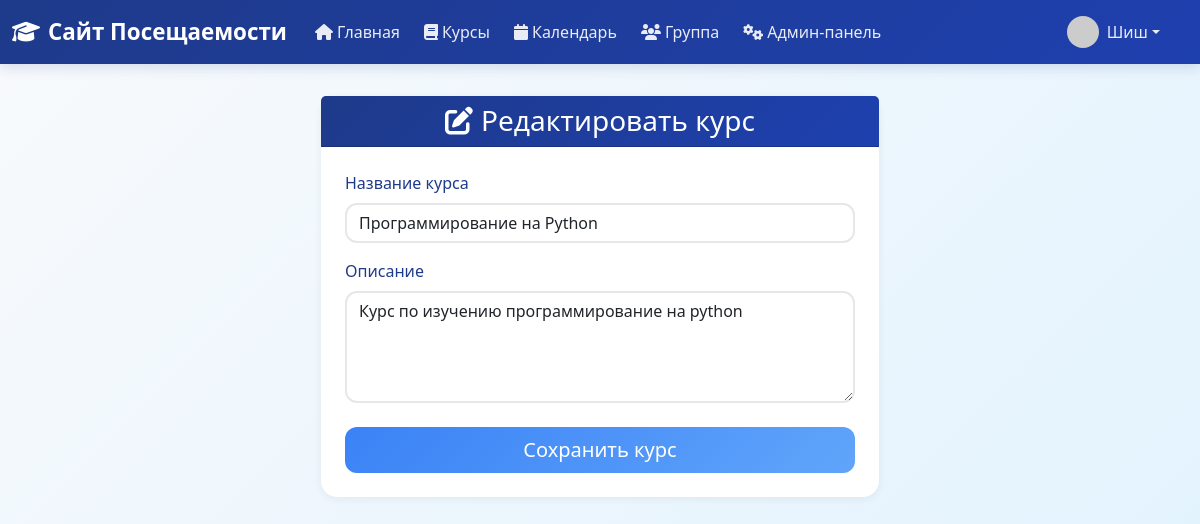
The page /edit_course/1 (signed in) on the database its author committed.
### app/models.py (models this page shows, shortened)
class User(UserMixin, db.Model):
    id: so.Mapped[int] = so.mapped_column(primary_key=True)
    username: so.Mapped[str] = so.mapped_column(sa.String(64), index=True, unique=True)
    email: so.Mapped[str] = so.mapped_column(sa.String(120), index=True, unique=True)
    password_hash: so.Mapped[Optional[str]] = so.mapped_column(sa.String(256))
    role: so.Mapped[str] = so.mapped_column(sa.String(20), default='student')
    about_me: so.Mapped[Optional[str]] = so.mapped_column(sa.String(140))
    last_seen: so.Mapped[Optional[datetime]] = so.mapped_column(default=lambda: datetime.now(timezone.utc))
    sent_messages: so.Mapped[List['Message']] = so.relationship(
        'Message',
        foreign_keys='Message.sender_id',
        back_populates='sender'
    )
    received_messages: so.Mapped[List['Message']] = so.relationship(
        'Message',
        foreign_keys='Message.recipient_id',
        back_populates='recipient'
    )
    teaching_courses: so.Mapped[List['Course']] = so.relationship(
        secondary=teacher_course_association,
        back_populates='teachers',
        collection_class=list
    )
    enrolled_courses: so.Mapped[List['Course']] = so.relationship(
        secondary=student_course_association,
        back_populates='students',
        collection_class=list,
        lazy='joined'
    )
    attendance_records: so.WriteOnlyMapped['AttendanceRecord'] = so.relationship(
        back_populates='student',
        cascade="all, delete-orphan"
    )
    news_posts: so.Mapped[List['News']] = so.relationship(
        back_populates='author',
        cascade="all, delete-orphan"
    )
    def avatar(self, size: int) -> str:
        digest = md5(self.email.lower().encode('utf-8')).hexdigest()
        return f'https://www.gravatar.com/avatar/{digest}?d=identicon&s={size}'
    def is_admin(self) -> bool:
        return self.role == 'admin'

class Course(db.Model):
    id: so.Mapped[int] = so.mapped_column(primary_key=True)
    name: so.Mapped[str] = so.mapped_column(sa.String(100), unique=True, index=True)
    description: so.Mapped[Optional[str]] = so.mapped_column(sa.String(256))
    is_favorite: so.Mapped[bool] = so.mapped_column(default=False)
    teachers: so.Mapped[List['User']] = so.relationship(
        secondary=teacher_course_association,
        back_populates='teaching_courses',
        collection_class=list
    )
    students: so.Mapped[List['User']] = so.relationship(
        secondary=student_course_association,
        back_populates='enrolled_courses',
        collection_class=list,
        lazy='joined'
    )
    attendance_records: so.WriteOnlyMapped['AttendanceRecord'] = so.relationship(
        back_populates='course',
        cascade="all, delete-orphan"
    )

### app/routes.py (the view)
@app.route('/edit_course/<int:course_id>', methods=['GET', 'POST'])
@login_required
def edit_course(course_id):
    course = db.get_or_404(Course, course_id)
    if current_user.is_admin():
        pass  # Администратор имеет полный доступ
    elif current_user.role == 'teacher':
        if course not in current_user.teaching_courses:
            flash('Вы можете редактировать только свои курсы.', 'danger')
            return redirect(url_for('courses'))
    else:
        flash('У вас нет прав редактировать курсы.', 'danger')
        return redirect(url_for('index'))
    form = CourseForm(original_name=course.name)
    if form.validate_on_submit():
        try:
            course.name = form.name.data
            course.description = form.description.data
            db.session.commit()
            flash('Курс обновлен успешно!', 'success')
            return redirect(url_for('courses'))
        except Exception as e:
            db.session.rollback()
            flash(f'Ошибка обновления курса: {str(e)}', 'danger')
    elif request.method == 'GET':
        form.name.data = course.name
        form.description.data = course.description
    return render_template('create_edit_course.html', title='Редактировать курс', form=form, course=course)

### app/forms.py (shortened to what this page needs)
class CourseForm(FlaskForm):
    name = StringField('Название курса', validators=[
        DataRequired(),
        Length(min=3, max=100, message='Название курса должно быть от 3 до 100 символов')
    ])
    description = TextAreaField('Описание', validators=[Length(min=0, max=256)])
    submit = SubmitField('Сохранить курс')
    def __init__(self, original_name=None, *args, **kwargs):
        super().__init__(*args, **kwargs)
        self.original_name = original_name

### app/models.py (called while the page is built)
@login.user_loader
def load_user(id: int) -> Optional[User]:
    return db.session.get(User, id)

### app/templates/create_edit_course.html (shortened to what this page needs)
{% extends "base.html" %}
{% block content %}
    <div class="row justify-content-center">
        <div class="col-md-8 col-lg-6">
            <div class="card border-0 shadow-sm">
                <div class="card-header bg-primary text-white text-center">
                    <h1 class="h3 mb-0">
                        {% if 'edit' in request.url %}
                            <i class="fas fa-edit me-2"></i>Редактировать курс
                        {% else %}
                            <i class="fas fa-plus me-2"></i>Создать курс
                        {% endif %}
                    </h1>
                </div>
                <div class="card-body p-4">
                    <form action="" method="post">
                        <div class="mb-3">
                            {{ form.name.label(class="form-label") }}
                            {{ form.name(class="form-control", size=64, placeholder="Введите название курса") }}
                        </div>
                        <div class="mb-4">
                            {{ form.description.label(class="form-label") }}
                            {{ form.description(class="form-control", cols=50, rows=4, placeholder="Введите описание курса...") }}
                        </div>
                        <div class="d-grid">
                            {{ form.submit(class="btn btn-primary btn-lg") }}
                        </div>
                    </form>
                </div>
            </div>
        </div>
    </div>
{% endblock %}

### app/templates/base.html (shortened to what this page needs)
<!doctype html>
<html lang="ru">
  <head>
    <link href="https://cdn.jsdelivr.net/npm/bootstrap@5.3.0/dist/css/bootstrap.min.css" rel="stylesheet">
    <link href="https://cdnjs.cloudflare.com/ajax/libs/font-awesome/6.4.0/css/all.min.css" rel="stylesheet">
  </head>
  <body>
    {% if current_user.is_authenticated %}
    <nav class="navbar navbar-expand-lg navbar-dark mb-4">
      <div class="container-fluid">
        <a class="navbar-brand" href="{{ url_for('index') }}">
            <i class="fas fa-graduation-cap me-2"></i>Сайт Посещаемости
        </a>
        <div class="collapse navbar-collapse" id="navbarNav">
          <ul class="navbar-nav me-auto mb-2 mb-lg-0">
            <li class="nav-item">
              <a class="nav-link" href="{{ url_for('index') }}">
                  <i class="fas fa-home me-1"></i>Главная
              </a>
            </li>
                          <li class="nav-item">
                <a class="nav-link" href="{{ url_for('courses') }}">
                    <i class="fas fa-book me-1"></i>Курсы
                </a>
              </li>
              <li class="nav-item">
                <a class="nav-link" href="{{ url_for('calendar') }}">
                    <i class="fas fa-calendar me-1"></i>Календарь
                </a>
              </li>
              <li class="nav-item">
                <a class="nav-link" href="{{ url_for('group') }}">
                    <i class="fas fa-users me-1"></i>Группа
                </a>
              </li>
              {% if current_user.role == 'admin' %}
              <li class="nav-item">
                <a class="nav-link" href="{{ url_for('admin_panel') }}">
                    <i class="fas fa-cogs me-1"></i>Админ-панель
                </a>
              </li>
              {% endif %}
          </ul>
          <ul class="navbar-nav ms-auto">
            <li class="nav-item dropdown">
              <a class="nav-link dropdown-toggle d-flex align-items-center" href="#"
                 id="profileDropdown" role="button" data-bs-toggle="dropdown" aria-expanded="false">
                <img src="{{ current_user.avatar(32) }}" alt="Аватар"
                     class="rounded-circle me-2" style="width: 32px; height: 32px;">
                <span>{{ current_user.username }}</span>
              </a>
            </li>
          </ul>
        </div>
      </div>
    </nav>
    {% endif %}
    <div class="container">
        {% block content %}{% endblock %}
    </div>
  </body>
</html>

### app/templates/base.html (style rules this page uses)
:root { --primary-blue: #1e3a8a; --secondary-blue: #3b82f6; --light-blue: #dbeafe; --accent-blue: #60a5fa; --dark-blue: #1e40af; }
body { background: linear-gradient(135deg, #f8fafc 0%, #e0f2fe 100%); min-height: 100vh; font-family: 'Segoe UI', Tahoma, Geneva, Verdana, sans-serif; }
.navbar { background: linear-gradient(135deg, var(--primary-blue) 0%, var(--dark-blue) 100%) !important; box-shadow: 0 4px 12px rgba(30, 58, 138, 0.15); }
.navbar-brand { color: white !important; font-weight: 600; font-size: 1.4rem; }
.nav-link { color: rgba(255, 255, 255, 0.9) !important; transition: all 0.3s ease; border-radius: 8px; margin: 0 4px; }
.container { background: transparent; border-radius: 0; box-shadow: none; padding: 0; margin-top: 2rem; margin-bottom: 2rem; }
h1, h2, h3 { color: var(--primary-blue); font-weight: 600; }
.card { border: none; border-radius: 16px; box-shadow: 0 4px 20px rgba(0, 0, 0, 0.08); transition: transform 0.3s ease, box-shadow 0.3s ease; }
.form-control { border-radius: 12px; border: 2px solid #e5e7eb; transition: all 0.3s ease; }
.btn { border-radius: 12px; font-weight: 500; transition: all 0.3s ease; }
.btn-primary { background: linear-gradient(135deg, var(--secondary-blue) 0%, var(--accent-blue) 100%); border: none; }
.form-label { font-weight: 500; color: var(--primary-blue); margin-bottom: 0.5rem; }
.bg-primary { background: linear-gradient(135deg, var(--primary-blue) 0%, var(--dark-blue) 100%) !important; }
.fas, .far, .fab { transition: transform 0.3s ease; }
.shadow-sm { box-shadow: 0 2px 8px rgba(0, 0, 0, 0.06) !important; }
.nav-item.dropdown { position: relative; margin-right: 1rem; }
.nav-item.dropdown .dropdown-toggle { white-space: nowrap; overflow: hidden; text-overflow: ellipsis; max-width: 200px; }

### rows shown on the page
User: username "Шиш"
Course: name "Программирование на Python", description "Курс по изучению программирование на python"
